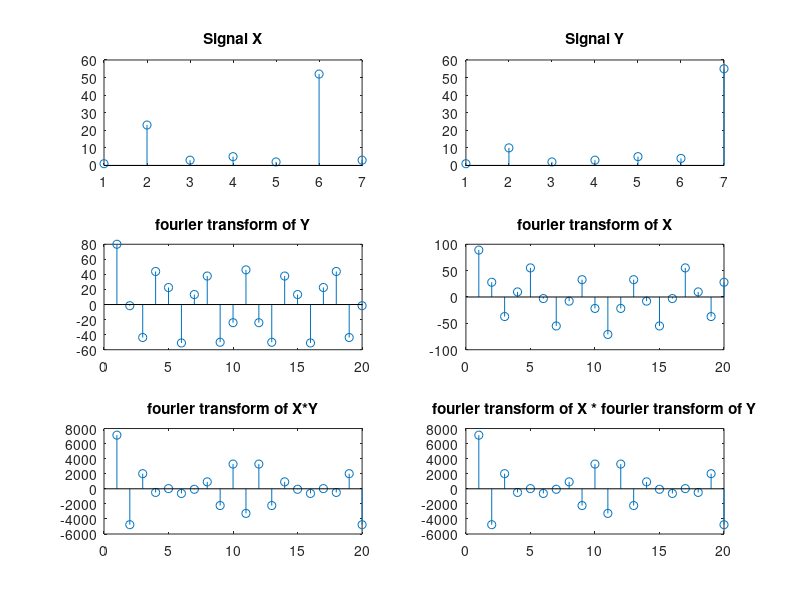

The MATLAB script that drew this image:
clear all
y=[1 10 2 3 5 4 55];
x=[1 23 3 5 2 52 3];
npoint = 20;
subplot(3,2,1);
stem(x);
title('Signal X');
subplot(3,2,2);
stem(y);
title('Signal Y');
yt=fft(y,npoint);
xt=fft(x,npoint);
subplot(3,2,3);
stem(yt);
title('fourier transform of Y');
subplot(3,2,4);
stem(xt);
title('fourier transform of X');
n=conv(x,y);
subplot(3,2,5);
stem(fft(n,npoint));
title('fourier transform of X*Y');
subplot(3,2,6);
temp=xt.*yt;
stem(temp);
title('fourier transform of X * fourier transform of Y');